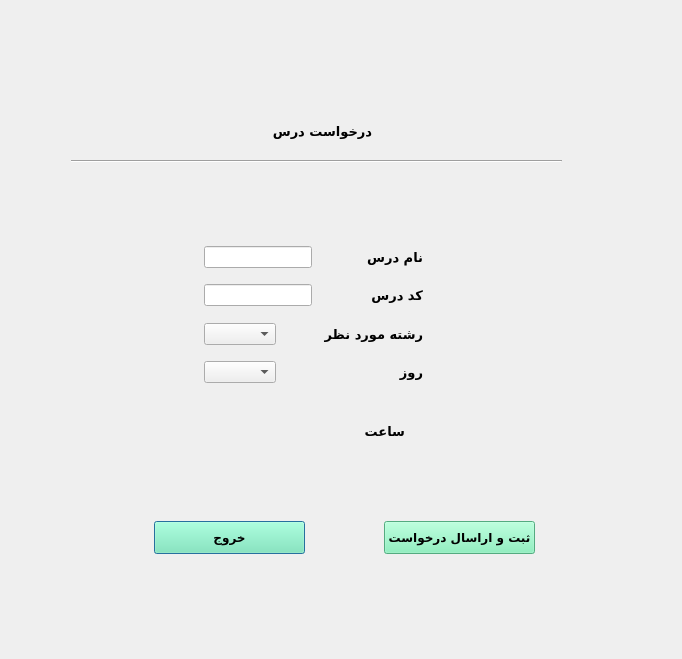
<?xml version="1.0" encoding="UTF-8"?>
<ui version="4.0">
 <class>teacherRequest</class>
 <widget class="QDialog" name="teacherRequest">
  <property name="geometry">
   <rect>
    <x>0</x>
    <y>0</y>
    <width>682</width>
    <height>659</height>
   </rect>
  </property>
  <property name="windowTitle">
   <string>Dialog</string>
  </property>
  <layout class="QGridLayout" name="gridLayout">
   <item row="0" column="0">
    <widget class="QStackedWidget" name="stackedWidget">
     <property name="layoutDirection">
      <enum>Qt::LeftToRight</enum>
     </property>
     <property name="currentIndex">
      <number>0</number>
     </property>
     <widget class="QWidget" name="dars">
      <widget class="QPushButton" name="pushButton_4">
       <property name="geometry">
        <rect>
         <x>143</x>
         <y>510</y>
         <width>151</width>
         <height>33</height>
        </rect>
       </property>
       <property name="minimumSize">
        <size>
         <width>100</width>
         <height>30</height>
        </size>
       </property>
       <property name="font">
        <font>
         <family>B Nazanin</family>
         <pointsize>9</pointsize>
         <weight>75</weight>
         <bold>true</bold>
        </font>
       </property>
       <property name="styleSheet">
        <string notr="true">background-color:rgb(118, 240, 179)</string>
       </property>
       <property name="text">
        <string>خروج</string>
       </property>
      </widget>
      <widget class="QLabel" name="label_14">
       <property name="geometry">
        <rect>
         <x>283</x>
         <y>410</y>
         <width>111</width>
         <height>20</height>
        </rect>
       </property>
       <property name="font">
        <font>
         <family>B Koodak</family>
         <pointsize>10</pointsize>
         <weight>75</weight>
         <bold>true</bold>
        </font>
       </property>
       <property name="text">
        <string>ساعت</string>
       </property>
      </widget>
      <widget class="QLabel" name="label_9">
       <property name="geometry">
        <rect>
         <x>250</x>
         <y>110</y>
         <width>111</width>
         <height>20</height>
        </rect>
       </property>
       <property name="font">
        <font>
         <family>B Koodak</family>
         <pointsize>10</pointsize>
         <weight>75</weight>
         <bold>true</bold>
        </font>
       </property>
       <property name="text">
        <string>درخواست درس</string>
       </property>
      </widget>
      <widget class="QPushButton" name="pushButton_3">
       <property name="geometry">
        <rect>
         <x>373</x>
         <y>510</y>
         <width>151</width>
         <height>33</height>
        </rect>
       </property>
       <property name="minimumSize">
        <size>
         <width>100</width>
         <height>30</height>
        </size>
       </property>
       <property name="font">
        <font>
         <family>B Nazanin</family>
         <pointsize>9</pointsize>
         <weight>75</weight>
         <bold>true</bold>
        </font>
       </property>
       <property name="styleSheet">
        <string notr="true">background-color:rgb(118, 240, 179)</string>
       </property>
       <property name="text">
        <string>ثبت و اراسال درخواست</string>
       </property>
      </widget>
      <widget class="QWidget" name="layoutWidget">
       <property name="geometry">
        <rect>
         <x>193</x>
         <y>230</y>
         <width>219</width>
         <height>147</height>
        </rect>
       </property>
       <layout class="QVBoxLayout" name="verticalLayout_2">
        <item>
         <layout class="QHBoxLayout" name="horizontalLayout_5">
          <item>
           <widget class="QLineEdit" name="lineEdit_lesson"/>
          </item>
          <item>
           <spacer name="horizontalSpacer">
            <property name="orientation">
             <enum>Qt::Horizontal</enum>
            </property>
            <property name="sizeHint" stdset="0">
             <size>
              <width>40</width>
              <height>20</height>
             </size>
            </property>
           </spacer>
          </item>
          <item>
           <widget class="QLabel" name="label_10">
            <property name="font">
             <font>
              <family>B Koodak</family>
              <pointsize>10</pointsize>
              <weight>75</weight>
              <bold>true</bold>
             </font>
            </property>
            <property name="text">
             <string>نام درس </string>
            </property>
           </widget>
          </item>
         </layout>
        </item>
        <item>
         <layout class="QHBoxLayout" name="horizontalLayout_6">
          <item>
           <widget class="QLineEdit" name="lineEdit_5"/>
          </item>
          <item>
           <spacer name="horizontalSpacer_6">
            <property name="orientation">
             <enum>Qt::Horizontal</enum>
            </property>
            <property name="sizeHint" stdset="0">
             <size>
              <width>40</width>
              <height>20</height>
             </size>
            </property>
           </spacer>
          </item>
          <item>
           <widget class="QLabel" name="label_11">
            <property name="font">
             <font>
              <family>B Koodak</family>
              <pointsize>10</pointsize>
              <weight>75</weight>
              <bold>true</bold>
             </font>
            </property>
            <property name="text">
             <string>کد درس</string>
            </property>
           </widget>
          </item>
         </layout>
        </item>
        <item>
         <layout class="QHBoxLayout" name="horizontalLayout_7">
          <item>
           <widget class="QComboBox" name="comboBox_Field"/>
          </item>
          <item>
           <spacer name="horizontalSpacer_7">
            <property name="orientation">
             <enum>Qt::Horizontal</enum>
            </property>
            <property name="sizeHint" stdset="0">
             <size>
              <width>40</width>
              <height>20</height>
             </size>
            </property>
           </spacer>
          </item>
          <item>
           <widget class="QLabel" name="label_12">
            <property name="font">
             <font>
              <family>B Koodak</family>
              <pointsize>10</pointsize>
              <weight>75</weight>
              <bold>true</bold>
             </font>
            </property>
            <property name="text">
             <string>رشته مورد نظر</string>
            </property>
           </widget>
          </item>
         </layout>
        </item>
        <item>
         <layout class="QHBoxLayout" name="horizontalLayout_8">
          <item>
           <widget class="QComboBox" name="comboBox_Day"/>
          </item>
          <item>
           <spacer name="horizontalSpacer_8">
            <property name="orientation">
             <enum>Qt::Horizontal</enum>
            </property>
            <property name="sizeHint" stdset="0">
             <size>
              <width>40</width>
              <height>20</height>
             </size>
            </property>
           </spacer>
          </item>
          <item>
           <widget class="QLabel" name="label_13">
            <property name="font">
             <font>
              <family>B Koodak</family>
              <pointsize>10</pointsize>
              <weight>75</weight>
              <bold>true</bold>
             </font>
            </property>
            <property name="text">
             <string>روز</string>
            </property>
           </widget>
          </item>
         </layout>
        </item>
       </layout>
      </widget>
      <widget class="Line" name="line">
       <property name="geometry">
        <rect>
         <x>60</x>
         <y>140</y>
         <width>491</width>
         <height>20</height>
        </rect>
       </property>
       <property name="orientation">
        <enum>Qt::Horizontal</enum>
       </property>
      </widget>
     </widget>
     <widget class="QWidget" name="parking">
      <widget class="QLabel" name="label_15">
       <property name="geometry">
        <rect>
         <x>303</x>
         <y>150</y>
         <width>111</width>
         <height>20</height>
        </rect>
       </property>
       <property name="font">
        <font>
         <family>B Koodak</family>
         <pointsize>10</pointsize>
         <weight>75</weight>
         <bold>true</bold>
        </font>
       </property>
       <property name="text">
        <string>درخواست پارکینگ</string>
       </property>
      </widget>
      <widget class="Line" name="line_2">
       <property name="geometry">
        <rect>
         <x>110</x>
         <y>170</y>
         <width>471</width>
         <height>20</height>
        </rect>
       </property>
       <property name="orientation">
        <enum>Qt::Horizontal</enum>
       </property>
      </widget>
      <widget class="QPlainTextEdit" name="plainTextEdit">
       <property name="geometry">
        <rect>
         <x>113</x>
         <y>210</y>
         <width>461</width>
         <height>191</height>
        </rect>
       </property>
       <property name="layoutDirection">
        <enum>Qt::RightToLeft</enum>
       </property>
      </widget>
      <widget class="QLabel" name="label">
       <property name="geometry">
        <rect>
         <x>117</x>
         <y>420</y>
         <width>451</width>
         <height>20</height>
        </rect>
       </property>
       <property name="layoutDirection">
        <enum>Qt::RightToLeft</enum>
       </property>
       <property name="text">
        <string> متن درخواست خود را نوشته و ارسال را بزنید تا به بخش مربوطه ارسال شود .</string>
       </property>
      </widget>
      <widget class="QPushButton" name="pushButton_5">
       <property name="geometry">
        <rect>
         <x>393</x>
         <y>480</y>
         <width>151</width>
         <height>33</height>
        </rect>
       </property>
       <property name="minimumSize">
        <size>
         <width>100</width>
         <height>30</height>
        </size>
       </property>
       <property name="font">
        <font>
         <family>B Nazanin</family>
         <pointsize>9</pointsize>
         <weight>75</weight>
         <bold>true</bold>
        </font>
       </property>
       <property name="styleSheet">
        <string notr="true">background-color:rgb(118, 240, 179)</string>
       </property>
       <property name="text">
        <string>ثبت و اراسال درخواست</string>
       </property>
      </widget>
      <widget class="QPushButton" name="pushButton_6">
       <property name="geometry">
        <rect>
         <x>163</x>
         <y>480</y>
         <width>151</width>
         <height>33</height>
        </rect>
       </property>
       <property name="minimumSize">
        <size>
         <width>100</width>
         <height>30</height>
        </size>
       </property>
       <property name="font">
        <font>
         <family>B Nazanin</family>
         <pointsize>9</pointsize>
         <weight>75</weight>
         <bold>true</bold>
        </font>
       </property>
       <property name="styleSheet">
        <string notr="true">background-color:rgb(118, 240, 179)</string>
       </property>
       <property name="text">
        <string>خروج</string>
       </property>
      </widget>
     </widget>
     <widget class="QWidget" name="vam">
      <widget class="QLabel" name="label_16">
       <property name="geometry">
        <rect>
         <x>280</x>
         <y>130</y>
         <width>111</width>
         <height>20</height>
        </rect>
       </property>
       <property name="font">
        <font>
         <family>B Koodak</family>
         <pointsize>10</pointsize>
         <weight>75</weight>
         <bold>true</bold>
        </font>
       </property>
       <property name="text">
        <string>درخواست وام</string>
       </property>
      </widget>
      <widget class="Line" name="line_3">
       <property name="geometry">
        <rect>
         <x>110</x>
         <y>160</y>
         <width>471</width>
         <height>20</height>
        </rect>
       </property>
       <property name="orientation">
        <enum>Qt::Horizontal</enum>
       </property>
      </widget>
      <widget class="QPlainTextEdit" name="plainTextEdit_2">
       <property name="geometry">
        <rect>
         <x>110</x>
         <y>180</y>
         <width>461</width>
         <height>191</height>
        </rect>
       </property>
       <property name="layoutDirection">
        <enum>Qt::LeftToRight</enum>
       </property>
      </widget>
      <widget class="QTextBrowser" name="textBrowser">
       <property name="geometry">
        <rect>
         <x>110</x>
         <y>380</y>
         <width>461</width>
         <height>51</height>
        </rect>
       </property>
       <property name="html">
        <string>&lt;!DOCTYPE HTML PUBLIC &quot;-//W3C//DTD HTML 4.0//EN&quot; &quot;http://www.w3.org/TR/REC-html40/strict.dtd&quot;&gt;
&lt;html&gt;&lt;head&gt;&lt;meta name=&quot;qrichtext&quot; content=&quot;1&quot; /&gt;&lt;style type=&quot;text/css&quot;&gt;
p, li { white-space: pre-wrap; }
&lt;/style&gt;&lt;/head&gt;&lt;body style=&quot; font-family:'MS Shell Dlg 2'; font-size:7.8pt; font-weight:400; font-style:normal;&quot;&gt;
&lt;p align=&quot;center&quot; style=&quot; margin-top:0px; margin-bottom:0px; margin-left:0px; margin-right:0px; -qt-block-indent:0; text-indent:0px;&quot;&gt; متن درخواست خود را به همراه مبلغ موردنظر وارد کرده و دکمه ارسال را فشار دهید تا به بخش مربوطه ارسال شود &lt;/p&gt;&lt;/body&gt;&lt;/html&gt;</string>
       </property>
      </widget>
      <widget class="QPushButton" name="pushButton_7">
       <property name="geometry">
        <rect>
         <x>380</x>
         <y>460</y>
         <width>151</width>
         <height>33</height>
        </rect>
       </property>
       <property name="minimumSize">
        <size>
         <width>100</width>
         <height>30</height>
        </size>
       </property>
       <property name="font">
        <font>
         <family>B Nazanin</family>
         <pointsize>9</pointsize>
         <weight>75</weight>
         <bold>true</bold>
        </font>
       </property>
       <property name="styleSheet">
        <string notr="true">background-color:rgb(118, 240, 179)</string>
       </property>
       <property name="text">
        <string>ثبت و اراسال درخواست</string>
       </property>
      </widget>
      <widget class="QPushButton" name="pushButton_8">
       <property name="geometry">
        <rect>
         <x>130</x>
         <y>460</y>
         <width>151</width>
         <height>33</height>
        </rect>
       </property>
       <property name="minimumSize">
        <size>
         <width>100</width>
         <height>30</height>
        </size>
       </property>
       <property name="font">
        <font>
         <family>B Nazanin</family>
         <pointsize>9</pointsize>
         <weight>75</weight>
         <bold>true</bold>
        </font>
       </property>
       <property name="styleSheet">
        <string notr="true">background-color:rgb(118, 240, 179)</string>
       </property>
       <property name="text">
        <string>خروج</string>
       </property>
      </widget>
     </widget>
    </widget>
   </item>
  </layout>
 </widget>
 <resources/>
 <connections/>
</ui>
